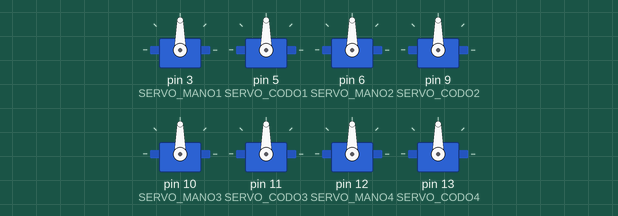
This sketch was run on a simulated Arduino Uno, built with avr-gcc and run on an emulated ATmega328P. Parts: 8 × servo.

Above: at 0.1 s.
At 6.3 s:
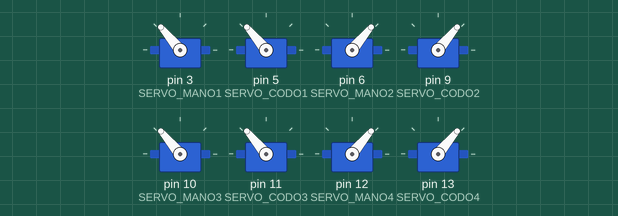
Timing chart, 0 to 7.8 s (numbered marks = the images above):
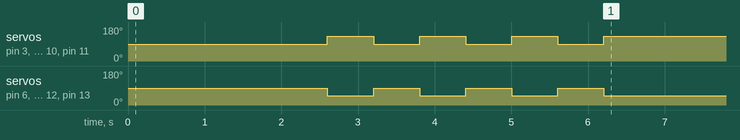

The sketch:

Servo_control_BASICO.ino
```cpp
/*

 * http://www.editronikx.com
 * codigo de control de araña
 * en este vídeo veremos la forma como programar la araña robotica de 4 patas de una manera básica pero efectiva
ensamble araña robotica
https://www.youtube.com/watch?v=61Lf9sjl4po&t=7s
*********************************************************************

 *
*/
#include <Servo.h>
Servo   servo1mano;
Servo   servo1codo;
Servo   servo2mano;
Servo   servo2codo;
Servo   servo3mano;
Servo   servo3codo;
Servo   servo4mano;
Servo   servo4codo;

////piens servo 2, 3, 4, 5, 6, 7, 14, 15, 16, 17, 18, 19

#define SERVO_MANO1          3 //ok
#define SERVO_CODO1             5 //PK
////pines pata 2
#define SERVO_MANO2             6 //OK
#define SERVO_CODO2             9 //ok
////pines pata 3
#define SERVO_MANO3             10  //ok
#define SERVO_CODO3             11 //ok
//pata 4
#define SERVO_MANO4             12  //ok
#define SERVO_CODO4             13  //ok

int tiempo = 200;
void setup()
 {
   servo1mano.attach(SERVO_MANO1);
   servo1codo.attach(SERVO_CODO1);
   servo2mano.attach(SERVO_MANO2);
   servo2codo.attach(SERVO_CODO2);
//
servo3mano.attach(SERVO_MANO3);
servo3codo.attach(SERVO_CODO3);
//
   servo4mano.attach(SERVO_MANO4);
   servo4codo.attach(SERVO_CODO4);
   configuracion_inicial_servos();
   delay(2000);
   for (int i=0;i<=3;i++)
   {
     subir_bajar();
     } }

void subir_bajar()
{
  configuracion_inicial_servos();
  delay(600);
  bajar();
  delay(600);
}
void configuracion_inicial_servos()
{
    servo1codo.write(90);
    servo1mano.write(90);
//
    servo2codo.write(90);
    servo2mano.write(90);
//
    servo3codo.write(90);
    servo3mano.write(90);
//
    servo4codo.write(90);
    servo4mano.write(90);
}
void mover_cuadrado()
{
    servo1codo.write(90);
    servo1mano.write(90);
//
    servo2codo.write(90);
    servo2mano.write(90);
//
    servo3codo.write(90);
    servo3mano.write(90);
//
    servo4codo.write(90);
    servo4mano.write(90);
}
void bajar()
{
    servo1codo.write(130);
    servo1mano.write(130);
//
    servo2codo.write(50);
    servo2mano.write(50);
//
    servo3codo.write(130);
    servo3mano.write(130);
//
    servo4codo.write(50);
    servo4mano.write(50);
}
//////////////////////////7
void mover2_dos()
{
    servo2codo.write(20);
    delay(200);
    servo2codo.write(65);
    servo2mano.write(50);
    delay(tiempo);
}
void mover1_dos()
{
    servo1codo.write(160);
    delay(200);
    servo1codo.write(130);
    servo1mano.write(130);
    delay(tiempo);
}
void mover3_dos()
{
    servo3codo.write(160);
    delay(200);
    servo3codo.write(130);
    servo3mano.write(130);
    delay(tiempo);
}
void mover4_dos()
{
    servo4codo.write(20);
    delay(200);
    servo4codo.write(50);
    servo4mano.write(50);

    delay(tiempo);
}
void mover_adelante()
{

mover2_dos();
mover1_dos();

mover3_dos();
mover4_dos();
//moverbases();

}
```
